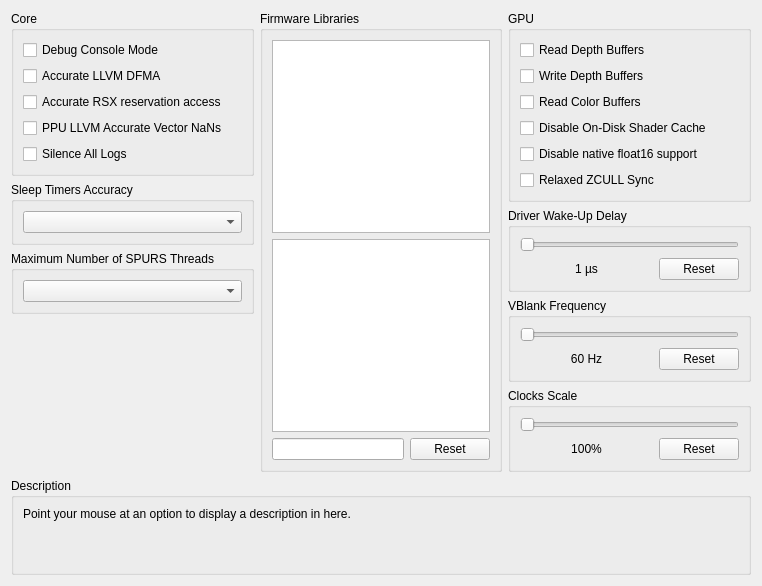
     <widget class="QWidget" name="advancedTab">
      <attribute name="title">
       <string>Advanced</string>
      </attribute>
      <layout class="QVBoxLayout" name="advancedTab_layout">
       <item>
        <layout class="QHBoxLayout" name="advancedTabLayout" stretch="1,1,1">
         <item>
          <layout class="QVBoxLayout" name="advancedTabLayoutLeft">
           <item>
            <widget class="QGroupBox" name="gb_advanced_core">
             <property name="sizePolicy">
              <sizepolicy hsizetype="Preferred" vsizetype="Minimum">
               <horstretch>0</horstretch>
               <verstretch>0</verstretch>
              </sizepolicy>
             </property>
             <property name="title">
              <string>Core</string>
             </property>
             <layout class="QVBoxLayout" name="gb_advanced_core_layout">
              <item>
               <widget class="QCheckBox" name="debugConsoleMode">
                <property name="text">
                 <string>Debug Console Mode</string>
                </property>
               </widget>
              </item>
              <item>
               <widget class="QCheckBox" name="accurateLLVMdfma">
                <property name="text">
                 <string>Accurate LLVM DFMA</string>
                </property>
               </widget>
              </item>
              <item>
               <widget class="QCheckBox" name="accurateRSXAccess">
                <property name="text">
                 <string>Accurate RSX reservation access</string>
                </property>
               </widget>
              </item>
              <item>
               <widget class="QCheckBox" name="AccurateVectorNaN">
                <property name="text">
                 <string>PPU LLVM Accurate Vector NaNs</string>
                </property>
               </widget>
              </item>
              <item>
               <widget class="QCheckBox" name="silenceAllLogs">
                <property name="text">
                 <string>Silence All Logs</string>
                </property>
               </widget>
              </item>
             </layout>
            </widget>
           </item>
           <item>
            <widget class="QGroupBox" name="gb_sleep_timers_accuracy">
             <property name="sizePolicy">
              <sizepolicy hsizetype="Preferred" vsizetype="Minimum">
               <horstretch>0</horstretch>
               <verstretch>0</verstretch>
              </sizepolicy>
             </property>
             <property name="title">
              <string>Sleep Timers Accuracy</string>
             </property>
             <layout class="QVBoxLayout" name="gb_sleep_timers_accuracy_layout">
              <item>
               <widget class="QComboBox" name="sleepTimersAccuracy"/>
              </item>
             </layout>
            </widget>
           </item>
           <item>
            <widget class="QGroupBox" name="gb_max_spurs_threads">
             <property name="sizePolicy">
              <sizepolicy hsizetype="Preferred" vsizetype="Minimum">
               <horstretch>0</horstretch>
               <verstretch>0</verstretch>
              </sizepolicy>
             </property>
             <property name="title">
              <string>Maximum Number of SPURS Threads</string>
             </property>
             <layout class="QVBoxLayout" name="gb_max_spurs_threads_layout">
              <item>
               <widget class="QComboBox" name="maxSPURSThreads"/>
              </item>
             </layout>
            </widget>
           </item>
           <item>
            <spacer name="advancedTabSpacerLeft">
             <property name="orientation">
              <enum>Qt::Vertical</enum>
             </property>
             <property name="sizeHint" stdset="0">
              <size>
               <width>0</width>
               <height>0</height>
              </size>
             </property>
            </spacer>
           </item>
          </layout>
         </item>
         <item>
          <layout class="QVBoxLayout" name="advancedTabLayoutMiddle">
           <item>
            <widget class="QGroupBox" name="gb_libs">
             <property name="sizePolicy">
              <sizepolicy hsizetype="Preferred" vsizetype="Preferred">
               <horstretch>0</horstretch>
               <verstretch>0</verstretch>
              </sizepolicy>
             </property>
             <property name="title">
              <string>Firmware Libraries</string>
             </property>
             <layout class="QVBoxLayout" name="gb_libs_layout">
              <item>
               <widget class="QListWidget" name="hleList">
                <property name="sizePolicy">
                 <sizepolicy hsizetype="Preferred" vsizetype="Preferred">
                  <horstretch>0</horstretch>
                  <verstretch>0</verstretch>
                 </sizepolicy>
                </property>
                <property name="selectionMode">
                 <enum>QAbstractItemView::ExtendedSelection</enum>
                </property>
                <property name="viewMode">
                 <enum>QListView::ListMode</enum>
                </property>
               </widget>
              </item>
              <item>
               <widget class="QListWidget" name="lleList">
                <property name="sizePolicy">
                 <sizepolicy hsizetype="Preferred" vsizetype="Preferred">
                  <horstretch>0</horstretch>
                  <verstretch>0</verstretch>
                 </sizepolicy>
                </property>
                <property name="selectionMode">
                 <enum>QAbstractItemView::ExtendedSelection</enum>
                </property>
                <property name="viewMode">
                 <enum>QListView::ListMode</enum>
                </property>
               </widget>
              </item>
              <item>
               <layout class="QHBoxLayout" name="gb_lleLibs_layout" stretch="1,0">
                <property name="spacing">
                 <number>6</number>
                </property>
                <property name="sizeConstraint">
                 <enum>QLayout::SetNoConstraint</enum>
                </property>
                <item>
                 <widget class="QLineEdit" name="searchBox">
                 </widget>
                </item>
                <item>
                 <widget class="QPushButton" name="resetLleList">
                  <property name="text">
                   <string>Reset</string>
                  </property>
                 </widget>
                </item>
               </layout>
              </item>
             </layout>
            </widget>
           </item>
          </layout>
         </item>
         <item>
          <layout class="QVBoxLayout" name="advancedTabLayoutRight">
           <item>
            <widget class="QGroupBox" name="gb_advanced_gpu">
             <property name="sizePolicy">
              <sizepolicy hsizetype="Preferred" vsizetype="Minimum">
               <horstretch>0</horstretch>
               <verstretch>0</verstretch>
              </sizepolicy>
             </property>
             <property name="title">
              <string>GPU</string>
             </property>
             <layout class="QVBoxLayout" name="gb_advanced_gpu_layout">
              <item>
               <widget class="QCheckBox" name="readDepth">
                <property name="text">
                 <string>Read Depth Buffers</string>
                </property>
               </widget>
              </item>
              <item>
               <widget class="QCheckBox" name="dumpDepth">
                <property name="text">
                 <string>Write Depth Buffers</string>
                </property>
               </widget>
              </item>
              <item>
               <widget class="QCheckBox" name="readColor">
                <property name="text">
                 <string>Read Color Buffers</string>
                </property>
               </widget>
              </item>
              <item>
               <widget class="QCheckBox" name="disableOnDiskShaderCache">
                <property name="text">
                 <string>Disable On-Disk Shader Cache</string>
                </property>
               </widget>
              </item>
              <item>
               <widget class="QCheckBox" name="DisableNativefp16">
                <property name="text">
                 <string>Disable native float16 support</string>
                </property>
               </widget>
              </item>
              <item>
               <widget class="QCheckBox" name="relaxedZCULL">
                <property name="text">
                 <string>Relaxed ZCULL Sync</string>
                </property>
               </widget>
              </item>
             </layout>
            </widget>
           </item>
           <item>
            <widget class="QGroupBox" name="gb_wakeupDelay">
             <property name="sizePolicy">
              <sizepolicy hsizetype="Preferred" vsizetype="Minimum">
               <horstretch>0</horstretch>
               <verstretch>0</verstretch>
              </sizepolicy>
             </property>
             <property name="title">
              <string>Driver Wake-Up Delay</string>
             </property>
             <layout class="QVBoxLayout" name="gb_wakeupDelay_layout">
              <item>
               <widget class="QSlider" name="wakeupDelay">
                <property name="orientation">
                 <enum>Qt::Horizontal</enum>
                </property>
               </widget>
              </item>
              <item>
               <layout class="QHBoxLayout" name="wakeupDelayLayout" stretch="1,0">
                <item>
                 <widget class="QLabel" name="wakeupText">
                  <property name="text">
                   <string>1 µs</string>
                  </property>
                  <property name="alignment">
                   <set>Qt::AlignCenter</set>
                  </property>
                 </widget>
                </item>
                <item>
                 <widget class="QPushButton" name="wakeupReset">
                  <property name="text">
                   <string>Reset</string>
                  </property>
                 </widget>
                </item>
               </layout>
              </item>
             </layout>
            </widget>
           </item>
           <item>
            <widget class="QGroupBox" name="gb_vblank">
             <property name="sizePolicy">
              <sizepolicy hsizetype="Preferred" vsizetype="Minimum">
               <horstretch>0</horstretch>
               <verstretch>0</verstretch>
              </sizepolicy>
             </property>
             <property name="title">
              <string>VBlank Frequency</string>
             </property>
             <layout class="QVBoxLayout" name="gb_vblank_layout">
              <item>
               <widget class="QSlider" name="vblank">
                <property name="orientation">
                 <enum>Qt::Horizontal</enum>
                </property>
               </widget>
              </item>
              <item>
               <layout class="QHBoxLayout" name="vBlankLayout" stretch="1,0">
                <item>
                 <widget class="QLabel" name="vblankText">
                  <property name="text">
                   <string>60 Hz</string>
                  </property>
                  <property name="alignment">
                   <set>Qt::AlignCenter</set>
                  </property>
                 </widget>
                </item>
                <item>
                 <widget class="QPushButton" name="vblankReset">
                  <property name="text">
                   <string>Reset</string>
                  </property>
                 </widget>
                </item>
               </layout>
              </item>
             </layout>
            </widget>
           </item>
           <item>
            <widget class="QGroupBox" name="gb_clockScale">
             <property name="sizePolicy">
              <sizepolicy hsizetype="Preferred" vsizetype="Minimum">
               <horstretch>0</horstretch>
               <verstretch>0</verstretch>
              </sizepolicy>
             </property>
             <property name="title">
              <string>Clocks Scale</string>
             </property>
             <layout class="QVBoxLayout" name="gb_clockScale_layout">
              <item>
               <widget class="QSlider" name="clockScale">
                <property name="orientation">
                 <enum>Qt::Horizontal</enum>
                </property>
               </widget>
              </item>
              <item>
               <layout class="QHBoxLayout" name="clockScaleLayout" stretch="1,0">
                <item>
                 <widget class="QLabel" name="clockScaleText">
                  <property name="text">
                   <string>100%</string>
                  </property>
                  <property name="alignment">
                   <set>Qt::AlignCenter</set>
                  </property>
                 </widget>
                </item>
                <item>
                 <widget class="QPushButton" name="clockScaleReset">
                  <property name="text">
                   <string>Reset</string>
                  </property>
                 </widget>
                </item>
               </layout>
              </item>
             </layout>
            </widget>
           </item>
           <item>
            <spacer name="verticalSpacer_22">
             <property name="orientation">
              <enum>Qt::Vertical</enum>
             </property>
             <property name="sizeHint" stdset="0">
              <size>
               <width>0</width>
               <height>0</height>
              </size>
             </property>
            </spacer>
           </item>
          </layout>
         </item>
        </layout>
       </item>
       <item>
        <spacer name="advancedTabSpacer">
         <property name="orientation">
          <enum>Qt::Vertical</enum>
         </property>
         <property name="sizeHint" stdset="0">
          <size>
           <width>0</width>
           <height>0</height>
          </size>
         </property>
        </spacer>
       </item>
       <item>
        <widget class="QGroupBox" name="gb_description_advanced">
         <property name="title">
          <string>Description</string>
         </property>
         <layout class="QVBoxLayout" name="gb_description_advanced_layout">
          <item>
           <widget class="QLabel" name="description_advanced">
            <property name="text">
             <string>Point your mouse at an option to display a description in here.


</string>
            </property>
            <property name="textFormat">
             <enum>Qt::PlainText</enum>
            </property>
            <property name="alignment">
             <set>Qt::AlignLeading|Qt::AlignLeft|Qt::AlignTop</set>
            </property>
            <property name="wordWrap">
             <bool>true</bool>
            </property>
           </widget>
          </item>
         </layout>
        </widget>
       </item>
      </layout>
     </widget>
